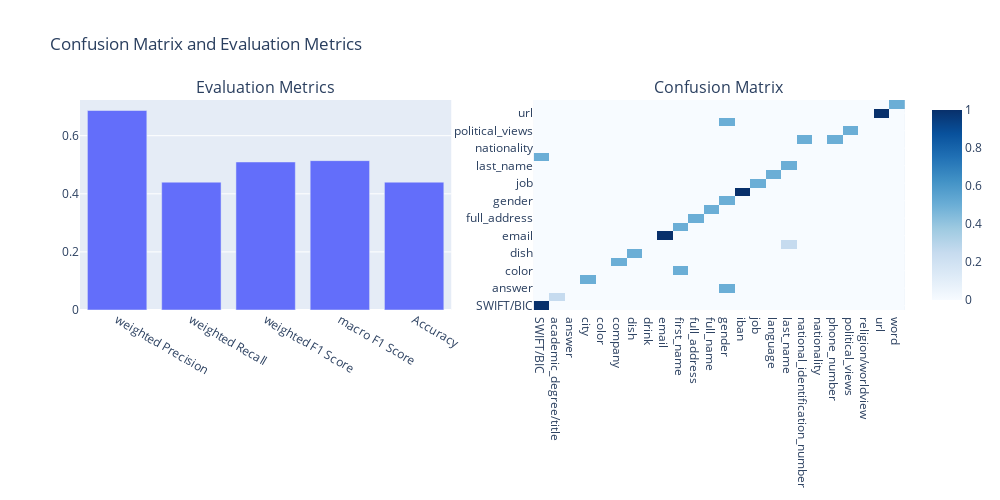

Here is the notebook cell this chart was saved with:
### Code cell
def plot_cassed_results(true, pred):
    mlb = MultiLabelBinarizer()
    y_true = mlb.fit_transform(true)
    y_pred = mlb.transform(pred)

    accuracy = accuracy_score(y_true, y_pred)
    f1 = f1_score(y_true, y_pred, average="weighted")
    f1_macro = f1_score(y_true, y_pred, average="macro")
    precision = precision_score(y_true, y_pred, average="weighted", zero_division=0)
    recall = recall_score(y_true, y_pred, average="weighted")

    fig = make_subplots(
        rows=1, cols=2, 
        subplot_titles=["Evaluation Metrics", "Confusion Matrix"]
    )

    metrics = {
        "weighted Precision": precision,
        "weighted Recall": recall,
        "weighted F1 Score": f1,
        "macro F1 Score": f1_macro,
        "Accuracy": accuracy,
    }

    fig.add_trace(go.Bar(
        x=list(metrics.keys()),
        y=list(metrics.values()), 
        showlegend=False
    ), row=1, col=1)
    
    y_true_df = pd.DataFrame(y_true)
    y_pred_df = pd.DataFrame(y_pred)
    confusion_mat = []
    for i in range(len(mlb.classes_)):
        pred_true_compare = y_pred_df.loc[y_pred_df.index.isin(y_true_df.loc[y_true_df[i] == 1].index)]
        arr_label = []
        for j in range(len(mlb.classes_)):
            val = pred_true_compare.loc[:, j].value_counts(normalize=True).get(1)
            arr_label.append(val.item() if val != None else 0)
        confusion_mat.append(arr_label)
    fig.add_trace(go.Heatmap(z=confusion_mat, x=mlb.classes_, y=mlb.classes_, colorscale='Blues'), row=1, col=2)

    fig.update_layout(
        title="Confusion Matrix and Evaluation Metrics",
        height=500, 
        width=1000,
        showlegend=False
    )

    fig.show()
plot_cassed_results(true, predictions)

### Figure 1 — Plotly figure (JSON) as saved in the notebook; plotly's stock layout.template omitted (floating-point values rounded to 4 significant figures; data arrays with more than 128 entries replaced by an {"elided": "..."} marker saying what was removed)
{"data": [{"showlegend": false, "type": "bar", "x": ["weighted Precision", "weighted Recall", "weighted F1 Score", "macro F1 Score", "Accuracy"], "xaxis": "x", "y": [0.6867, 0.44, 0.5095, 0.5141, 0.44], "yaxis": "y"}, {"colorscale": [[0, "rgb(247,251,255)"], [0.125, "rgb(222,235,247)"], [0.25, "rgb(198,219,239)"], [0.375, "rgb(158,202,225)"], [0.5, "rgb(107,174,214)"], [0.625, "rgb(66,146,198)"], [0.75, "rgb(33,113,181)"], [0.875, "rgb(8,81,156)"], [1, "rgb(8,48,107)"]], "type": "heatmap", "x": ["SWIFT/BIC", "academic_degree/title", "answer", "city", "color", "company", "dish", "drink", "email", "first_name", "full_address", "full_name", "gender", "iban", "job", "language", "last_name", "national_identification_number", "nationality", "phone_number", "political_views", "religion/worldview", "url", "word"], "xaxis": "x2", "y": ["SWIFT/BIC", "academic_degree/title", "answer", "city", "color", "company", "dish", "drink", "email", "first_name", "full_address", "full_name", "gender", "iban", "job", "language", "last_name", "national_identification_number", "nationality", "phone_number", "political_views", "religion/worldview", "url", "word"], "yaxis": "y2", "z": {"elided": "24x24 float values"}}], "layout": {"annotations": [{"font": {"size": 16}, "showarrow": false, "text": "Evaluation Metrics", "x": 0.225, "xanchor": "center", "xref": "paper", "y": 1, "yanchor": "bottom", "yref": "paper"}, {"font": {"size": 16}, "showarrow": false, "text": "Confusion Matrix", "x": 0.775, "xanchor": "center", "xref": "paper", "y": 1, "yanchor": "bottom", "yref": "paper"}], "height": 500, "showlegend": false, "title": {"text": "Confusion Matrix and Evaluation Metrics"}, "width": 1000, "xaxis": {"anchor": "y", "domain": [0, 0.45]}, "xaxis2": {"anchor": "y2", "domain": [0.55, 1]}, "yaxis": {"anchor": "x", "domain": [0, 1]}, "yaxis2": {"anchor": "x2", "domain": [0, 1]}}}
